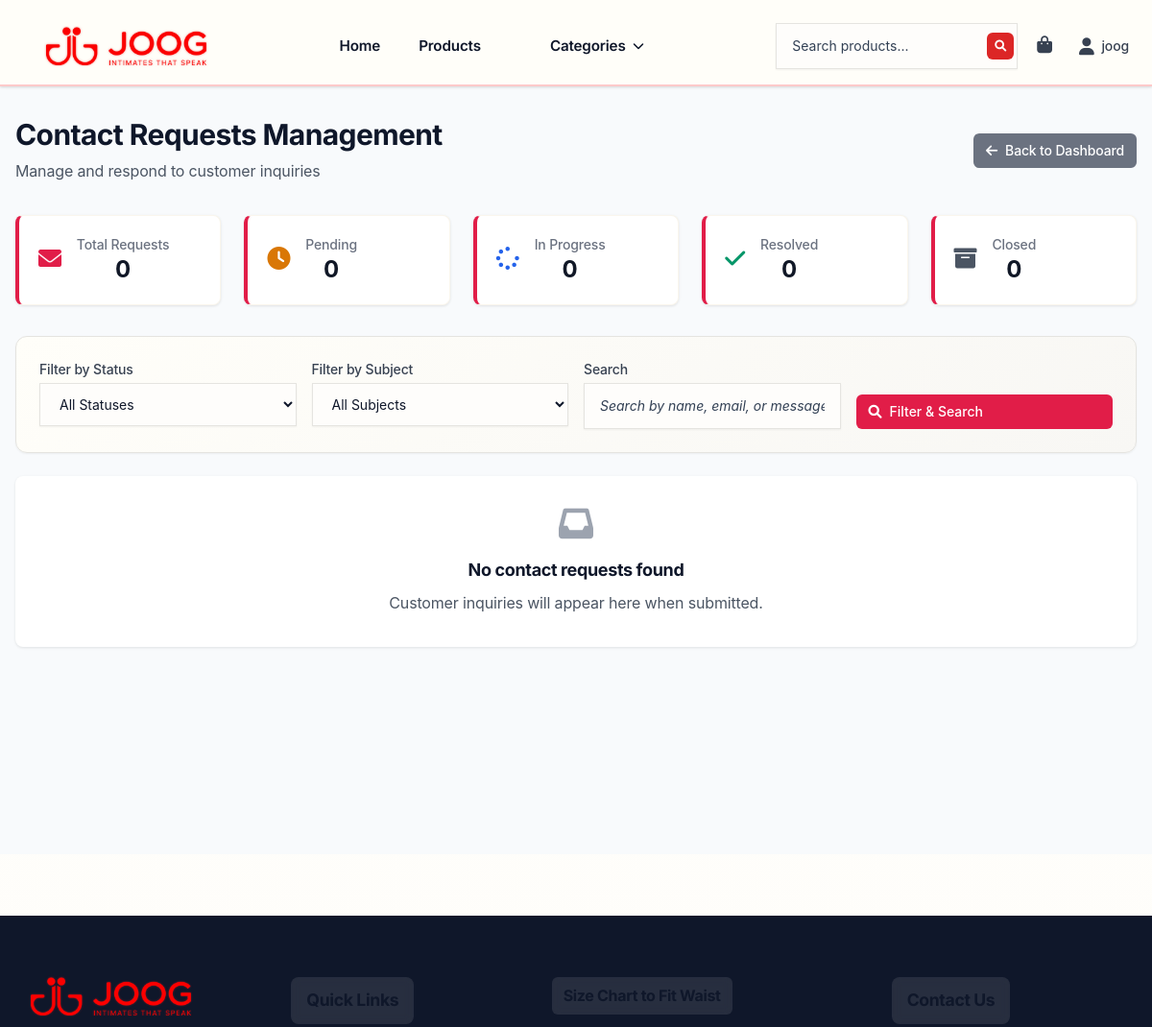
Page /manage/contact-requests/ (signed in, upper part) on the earlier database version.
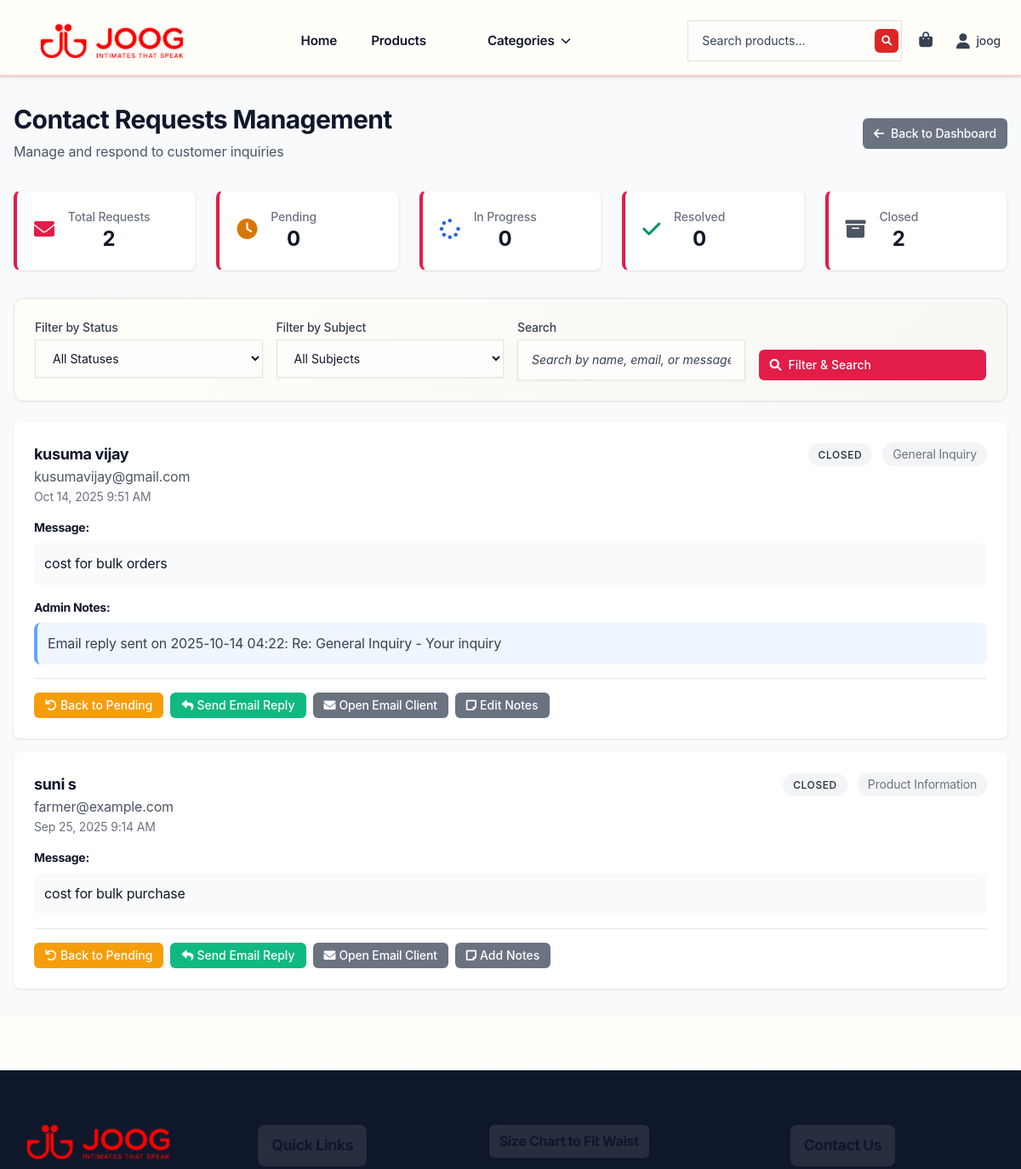
Same page on the later database version.
### products/models.py (models this page shows, shortened)
class ContactRequest(models.Model):
    SUBJECT_CHOICES = [
        ('general', 'General Inquiry'),
        ('order', 'Order Support'),
        ('return', 'Returns & Exchanges'),
        ('shipping', 'Shipping Questions'),
        ('product', 'Product Information'),
        ('feedback', 'Feedback'),
    ]
    STATUS_CHOICES = [
        ('pending', 'Pending'),
        ('in_progress', 'In Progress'),
        ('resolved', 'Resolved'),
        ('closed', 'Closed'),
    ]
    first_name = models.CharField(max_length=100)
    last_name = models.CharField(max_length=100)
    email = models.EmailField()
    subject = models.CharField(max_length=20, choices=SUBJECT_CHOICES)
    message = models.TextField()
    status = models.CharField(max_length=20, choices=STATUS_CHOICES, default='pending')
    admin_notes = models.TextField(blank=True, help_text="Internal notes for admin use")
    created_at = models.DateTimeField(auto_now_add=True)
    updated_at = models.DateTimeField(auto_now=True)
    class Meta:
        ordering = ['-created_at']
        verbose_name = 'Contact Request'
        verbose_name_plural = 'Contact Requests'
    @property
    def full_name(self):
        return f"{self.first_name} {self.last_name}"
    def get_status_badge_class(self):
        status_classes = {
            'pending': 'bg-yellow-100 text-yellow-800',
            'in_progress': 'bg-blue-100 text-blue-800',
            'resolved': 'bg-green-100 text-green-800',
            'closed': 'bg-gray-100 text-gray-800',
        }
        return status_classes.get(self.status, 'bg-gray-100 text-gray-800')

### products/views.py (the view, shortened to what this page needs)
# urls.py: path('manage/contact-requests/', views.admin_contact_requests_view, name='admin_contact_requests'),
@staff_member_required
def admin_contact_requests_view(request):
    contact_requests = ContactRequest.objects.all()
    status_filter = request.GET.get('status')
    if status_filter:
        contact_requests = contact_requests.filter(status=status_filter)
    subject_filter = request.GET.get('subject')
    if subject_filter:
        contact_requests = contact_requests.filter(subject=subject_filter)
    query = request.GET.get('q')
    paginator = Paginator(contact_requests, 20)
    page_number = request.GET.get('page')
    contact_requests = paginator.get_page(page_number)
    stats = {
        'total': ContactRequest.objects.count(),
        'pending': ContactRequest.objects.filter(status='pending').count(),
        'in_progress': ContactRequest.objects.filter(status='in_progress').count(),
        'resolved': ContactRequest.objects.filter(status='resolved').count(),
        'closed': ContactRequest.objects.filter(status='closed').count(),
    }
    context = {
        'contact_requests': contact_requests,
        'stats': stats,
        'status_choices': ContactRequest.STATUS_CHOICES,
        'subject_choices': ContactRequest.SUBJECT_CHOICES,
        'current_status_filter': status_filter,
        'current_subject_filter': subject_filter,
        'search_query': query,
        'page_title': 'Contact Requests Management',
    }
    return render(request, 'products/admin_contact_requests.html', context)

### orders/context_processors.py (called while the page is built)
def cart_context(request):
    if request.user.is_authenticated:
        cart, created = Cart.objects.get_or_create(user=request.user)
        return {
            'user_cart': cart,
            'cart_total_items': cart.get_total_items(),
        }
    return {'user_cart': None, 'cart_total_items': 0}

### orders/models.py (called while the page is built)
    def get_total_items(self):
        return sum(item.quantity for item in self.items.all())

### products/context_processors.py (called while the page is built)
def categories(request):
    return {
        'all_categories': Category.objects.all()
    }

### templates/products/admin_contact_requests.html (shortened to what the changed rows need)
{% extends 'base.html' %}
{% load static %}
{% block content %}
<div class="admin-container">
    <div class="container mx-auto px-4">
        <div class="mb-8">
            <div class="flex justify-between items-center">
                <div>
                    <h1 class="text-3xl font-bold text-gray-900">Contact Requests Management</h1>
                </div>
            </div>
        </div>
        <div class="grid grid-cols-1 md:grid-cols-2 lg:grid-cols-5 gap-6 mb-8">
            <div class="stat-card p-6">
                <div class="flex items-center">
                    <div class="ml-4">
                        <div class="text-sm font-medium text-gray-500">Total Requests</div>
                        <div class="text-2xl font-bold text-gray-900">{{ stats.total }}</div>
                    </div>
                </div>
            </div>
            <div class="stat-card p-6">
                <div class="flex items-center">
                    <div class="ml-4">
                        <div class="text-sm font-medium text-gray-500">Closed</div>
                        <div class="text-2xl font-bold text-gray-900">{{ stats.closed }}</div>
                    </div>
                </div>
            </div>
        </div>
        <div class="space-y-4">
            {% for contact in contact_requests %}
            <div class="contact-card p-6">
                <div class="flex justify-between items-start mb-4">
                    <div>
                        <h3 class="text-lg font-semibold text-gray-900">
                            {{ contact.full_name }}
                        </h3>
                        <p class="text-gray-600">{{ contact.email }}</p>
                        <p class="text-sm text-gray-500">{{ contact.created_at|date:"M d, Y g:i A" }}</p>
                    </div>
                    <div class="flex items-center space-x-3">
                        <span class="status-badge {{ contact.get_status_badge_class }}">
                            {{ contact.get_status_display }}
                        </span>
                        <span class="text-sm text-gray-500 bg-gray-100 px-3 py-1 rounded-full">
                            {{ contact.get_subject_display }}
                        </span>
                    </div>
                </div>
                <div class="mb-4">
                    <h4 class="text-sm font-medium text-gray-700 mb-2">Message:</h4>
                    <p class="text-gray-900 bg-gray-50 p-3 rounded-lg">{{ contact.message }}</p>
                </div>
                {% if contact.admin_notes %}
                <div class="mb-4">
                    <h4 class="text-sm font-medium text-gray-700 mb-2">Admin Notes:</h4>
                    <p class="text-gray-700 bg-blue-50 p-3 rounded-lg border-l-4 border-blue-400">{{ contact.admin_notes }}</p>
                </div>
                {% endif %}
                <div class="flex flex-wrap gap-2 pt-4 border-t border-gray-200">
                    <form method="post" class="inline">
                        {% if contact.status != 'pending' %}
                        <button type="submit" name="action" value="update_status_pending" class="admin-btn text-xs" style="background-color: #f59e0b; color: white;">
                            <i class="fas fa-undo mr-1"></i>Back to Pending
                        </button>
                        {% endif %}
                    </form>
                    <button onclick="toggleReplyForm('{{ contact.id }}')" class="admin-btn text-xs" style="background-color: #10b981; color: white;">
                        <i class="fas fa-reply mr-1"></i>Send Email Reply
                    </button>
                    <a href="mailto:{{ contact.email }}" class="admin-btn admin-btn-secondary text-xs">
                        <i class="fas fa-envelope mr-1"></i>Open Email Client
                    </a>
                    <button onclick="toggleNotesForm('{{ contact.id }}')" class="admin-btn admin-btn-secondary text-xs">
                        <i class="fas fa-note-sticky mr-1"></i>{% if contact.admin_notes %}Edit Notes{% else %}Add Notes{% endif %}
                    </button>
                </div>
            </div>
            {% empty %}
            <div class="contact-card p-8 text-center">
                <i class="fas fa-inbox text-4xl text-gray-400 mb-4"></i>
                <h3 class="text-lg font-medium text-gray-900 mb-2">No contact requests found</h3>
                <p class="text-gray-600">{% if search_query or current_status_filter or current_subject_filter %}Try adjusting your filters or search terms.{% else %}Customer inquiries will appear here when submitted.{% endif %}</p>
            </div>
            {% endfor %}
        </div>
    </div>
</div>
{% endblock %}

Differences in the rows shown:
added ContactRequest: full_name "kusuma vijay", email "kusumavijay@gmail.com", created_at "Oct 14, 2025 9:51 AM", status "CLOSED", subject "General Inquiry", message "cost for bulk orders", admin_notes "Email reply sent on 2025-10-14 04:22: Re: General Inquiry - Your inquiry", shows "Back to Pending", shows "Edit Notes"
added ContactRequest: full_name "suni s", email "farmer@example.com", created_at "Sep 25, 2025 9:14 AM", status "CLOSED", subject "Product Information", message "cost for bulk purchase", shows "Back to Pending", admin_notes "Add Notes"
Other differences:
{{ stats.total }}: "0" → "2"
{{ stats.closed }}: "0" → "2"
text no longer shown: "No contact requests found Customer inquiries will appear here when submitted."
